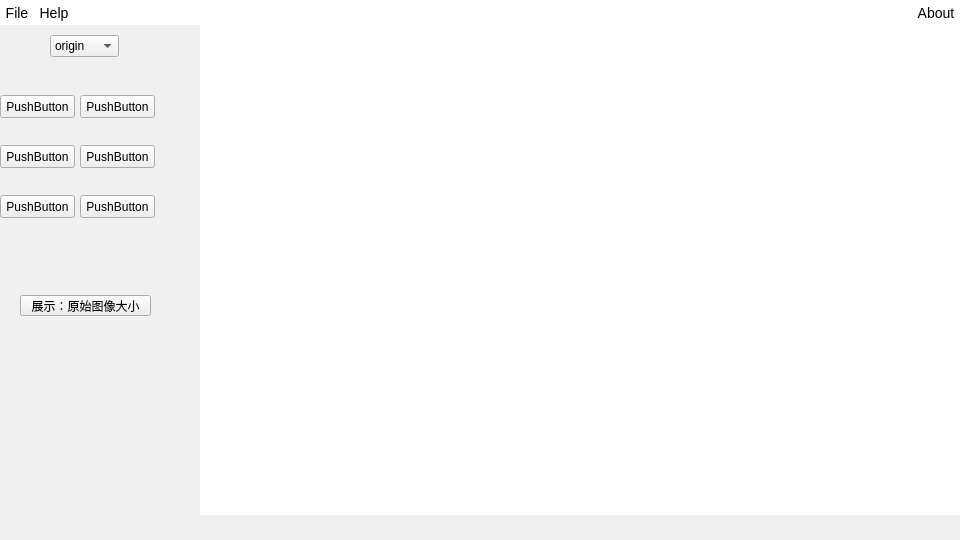
<?xml version="1.0" encoding="UTF-8"?>
<ui version="4.0">
 <class>mainWidget</class>
 <widget class="QWidget" name="mainWidget">
  <property name="geometry">
   <rect>
    <x>0</x>
    <y>0</y>
    <width>960</width>
    <height>540</height>
   </rect>
  </property>
  <property name="sizePolicy">
   <sizepolicy hsizetype="Expanding" vsizetype="Expanding">
    <horstretch>0</horstretch>
    <verstretch>0</verstretch>
   </sizepolicy>
  </property>
  <property name="minimumSize">
   <size>
    <width>480</width>
    <height>270</height>
   </size>
  </property>
  <property name="palette">
   <palette>
    <active>
     <colorrole role="Window">
      <brush brushstyle="SolidPattern">
       <color alpha="255">
        <red>255</red>
        <green>255</green>
        <blue>255</blue>
       </color>
      </brush>
     </colorrole>
    </active>
    <inactive>
     <colorrole role="Window">
      <brush brushstyle="SolidPattern">
       <color alpha="255">
        <red>255</red>
        <green>255</green>
        <blue>255</blue>
       </color>
      </brush>
     </colorrole>
    </inactive>
    <disabled>
     <colorrole role="Base">
      <brush brushstyle="SolidPattern">
       <color alpha="255">
        <red>255</red>
        <green>255</green>
        <blue>255</blue>
       </color>
      </brush>
     </colorrole>
     <colorrole role="Window">
      <brush brushstyle="SolidPattern">
       <color alpha="255">
        <red>255</red>
        <green>255</green>
        <blue>255</blue>
       </color>
      </brush>
     </colorrole>
    </disabled>
   </palette>
  </property>
  <property name="windowTitle">
   <string>testLowPoly</string>
  </property>
  <property name="windowIcon">
   <iconset resource="resources.qrc">
    <normaloff>:/res/01.jpg</normaloff>:/res/01.jpg</iconset>
  </property>
  <property name="autoFillBackground">
   <bool>true</bool>
  </property>
  <layout class="QVBoxLayout" name="verticalLayout">
   <property name="spacing">
    <number>0</number>
   </property>
   <property name="leftMargin">
    <number>0</number>
   </property>
   <property name="topMargin">
    <number>0</number>
   </property>
   <property name="rightMargin">
    <number>0</number>
   </property>
   <property name="bottomMargin">
    <number>0</number>
   </property>
   <item>
    <widget class="QWidget" name="menuWidget" native="true">
     <property name="sizePolicy">
      <sizepolicy hsizetype="Expanding" vsizetype="Preferred">
       <horstretch>0</horstretch>
       <verstretch>0</verstretch>
      </sizepolicy>
     </property>
     <property name="minimumSize">
      <size>
       <width>0</width>
       <height>25</height>
      </size>
     </property>
     <property name="maximumSize">
      <size>
       <width>16777215</width>
       <height>25</height>
      </size>
     </property>
     <property name="palette">
      <palette>
       <active>
        <colorrole role="Window">
         <brush brushstyle="SolidPattern">
          <color alpha="255">
           <red>255</red>
           <green>255</green>
           <blue>255</blue>
          </color>
         </brush>
        </colorrole>
       </active>
       <inactive>
        <colorrole role="Window">
         <brush brushstyle="SolidPattern">
          <color alpha="255">
           <red>255</red>
           <green>255</green>
           <blue>255</blue>
          </color>
         </brush>
        </colorrole>
       </inactive>
       <disabled>
        <colorrole role="Base">
         <brush brushstyle="SolidPattern">
          <color alpha="255">
           <red>255</red>
           <green>255</green>
           <blue>255</blue>
          </color>
         </brush>
        </colorrole>
        <colorrole role="Window">
         <brush brushstyle="SolidPattern">
          <color alpha="255">
           <red>255</red>
           <green>255</green>
           <blue>255</blue>
          </color>
         </brush>
        </colorrole>
       </disabled>
      </palette>
     </property>
     <property name="autoFillBackground">
      <bool>true</bool>
     </property>
     <property name="styleSheet">
      <string notr="true">QAbstractButton {
    background-color: transparent;
    border: none;
	font-size: 14px;
}

QAbstractButton:hover {
    background-color: #f0f0f0;
}
QToolButton::menu-indicator {
	/* 子控件设置subcontrol */
    image: none;
    width: 0px;
    height: 0px;
}




/*QPushButton, QToolButton {
    background-color: transparent;
    border: none;
}

QPushButton:hover, QToolButton:hover {
    background-color: #f0f0f0;
}*/
</string>
     </property>
     <layout class="QHBoxLayout" name="horizontalLayout">
      <property name="spacing">
       <number>0</number>
      </property>
      <property name="leftMargin">
       <number>0</number>
      </property>
      <property name="topMargin">
       <number>0</number>
      </property>
      <property name="rightMargin">
       <number>0</number>
      </property>
      <property name="bottomMargin">
       <number>0</number>
      </property>
      <item>
       <widget class="QToolButton" name="fileButton">
        <property name="minimumSize">
         <size>
          <width>30</width>
          <height>25</height>
         </size>
        </property>
        <property name="text">
         <string>File</string>
        </property>
        <property name="popupMode">
         <enum>QToolButton::ToolButtonPopupMode::InstantPopup</enum>
        </property>
       </widget>
      </item>
      <item>
       <widget class="QToolButton" name="helpButton">
        <property name="minimumSize">
         <size>
          <width>30</width>
          <height>25</height>
         </size>
        </property>
        <property name="text">
         <string>Help</string>
        </property>
       </widget>
      </item>
      <item>
       <spacer name="horizontalSpacer">
        <property name="orientation">
         <enum>Qt::Orientation::Horizontal</enum>
        </property>
        <property name="sizeHint" stdset="0">
         <size>
          <width>0</width>
          <height>25</height>
         </size>
        </property>
       </spacer>
      </item>
      <item>
       <widget class="QToolButton" name="aboutButton">
        <property name="minimumSize">
         <size>
          <width>30</width>
          <height>25</height>
         </size>
        </property>
        <property name="text">
         <string>About</string>
        </property>
        <property name="popupMode">
         <enum>QToolButton::ToolButtonPopupMode::InstantPopup</enum>
        </property>
       </widget>
      </item>
     </layout>
    </widget>
   </item>
   <item>
    <widget class="QWidget" name="middleWidget" native="true">
     <property name="sizePolicy">
      <sizepolicy hsizetype="Expanding" vsizetype="Expanding">
       <horstretch>0</horstretch>
       <verstretch>0</verstretch>
      </sizepolicy>
     </property>
     <property name="autoFillBackground">
      <bool>true</bool>
     </property>
     <layout class="QHBoxLayout" name="horizontalLayout_2" stretch="0">
      <property name="spacing">
       <number>0</number>
      </property>
      <property name="leftMargin">
       <number>0</number>
      </property>
      <property name="topMargin">
       <number>0</number>
      </property>
      <property name="rightMargin">
       <number>0</number>
      </property>
      <property name="bottomMargin">
       <number>0</number>
      </property>
      <item alignment="Qt::AlignmentFlag::AlignLeft">
       <widget class="QWidget" name="toolWidget" native="true">
        <property name="minimumSize">
         <size>
          <width>200</width>
          <height>0</height>
         </size>
        </property>
        <property name="maximumSize">
         <size>
          <width>200</width>
          <height>16777215</height>
         </size>
        </property>
        <property name="palette">
         <palette>
          <active>
           <colorrole role="Window">
            <brush brushstyle="SolidPattern">
             <color alpha="255">
              <red>240</red>
              <green>240</green>
              <blue>240</blue>
             </color>
            </brush>
           </colorrole>
          </active>
          <inactive>
           <colorrole role="Window">
            <brush brushstyle="SolidPattern">
             <color alpha="255">
              <red>240</red>
              <green>240</green>
              <blue>240</blue>
             </color>
            </brush>
           </colorrole>
          </inactive>
          <disabled>
           <colorrole role="Base">
            <brush brushstyle="SolidPattern">
             <color alpha="255">
              <red>240</red>
              <green>240</green>
              <blue>240</blue>
             </color>
            </brush>
           </colorrole>
           <colorrole role="Window">
            <brush brushstyle="SolidPattern">
             <color alpha="255">
              <red>240</red>
              <green>240</green>
              <blue>240</blue>
             </color>
            </brush>
           </colorrole>
          </disabled>
         </palette>
        </property>
        <property name="autoFillBackground">
         <bool>true</bool>
        </property>
        <widget class="QPushButton" name="reset">
         <property name="geometry">
          <rect>
           <x>20</x>
           <y>270</y>
           <width>131</width>
           <height>21</height>
          </rect>
         </property>
         <property name="text">
          <string>展示：原始图像大小</string>
         </property>
        </widget>
        <widget class="QPushButton" name="pushButton_3">
         <property name="geometry">
          <rect>
           <x>0</x>
           <y>70</y>
           <width>75</width>
           <height>23</height>
          </rect>
         </property>
         <property name="text">
          <string>PushButton</string>
         </property>
        </widget>
        <widget class="QPushButton" name="pushButton_4">
         <property name="geometry">
          <rect>
           <x>80</x>
           <y>70</y>
           <width>75</width>
           <height>23</height>
          </rect>
         </property>
         <property name="text">
          <string>PushButton</string>
         </property>
        </widget>
        <widget class="QPushButton" name="pushButton_5">
         <property name="geometry">
          <rect>
           <x>0</x>
           <y>120</y>
           <width>75</width>
           <height>23</height>
          </rect>
         </property>
         <property name="text">
          <string>PushButton</string>
         </property>
        </widget>
        <widget class="QPushButton" name="pushButton_6">
         <property name="geometry">
          <rect>
           <x>80</x>
           <y>120</y>
           <width>75</width>
           <height>23</height>
          </rect>
         </property>
         <property name="text">
          <string>PushButton</string>
         </property>
        </widget>
        <widget class="QPushButton" name="pushButton_7">
         <property name="geometry">
          <rect>
           <x>0</x>
           <y>170</y>
           <width>75</width>
           <height>23</height>
          </rect>
         </property>
         <property name="text">
          <string>PushButton</string>
         </property>
        </widget>
        <widget class="QPushButton" name="pushButton_8">
         <property name="geometry">
          <rect>
           <x>80</x>
           <y>170</y>
           <width>75</width>
           <height>23</height>
          </rect>
         </property>
         <property name="text">
          <string>PushButton</string>
         </property>
        </widget>
        <widget class="QComboBox" name="comboBox">
         <property name="geometry">
          <rect>
           <x>50</x>
           <y>10</y>
           <width>69</width>
           <height>22</height>
          </rect>
         </property>
         <item>
          <property name="text">
           <string>origin</string>
          </property>
         </item>
         <item>
          <property name="text">
           <string>gray</string>
          </property>
         </item>
         <item>
          <property name="text">
           <string>blur</string>
          </property>
         </item>
         <item>
          <property name="text">
           <string>outline</string>
          </property>
         </item>
        </widget>
       </widget>
      </item>
     </layout>
    </widget>
   </item>
   <item>
    <widget class="QWidget" name="statusWidget" native="true">
     <property name="sizePolicy">
      <sizepolicy hsizetype="Expanding" vsizetype="Preferred">
       <horstretch>0</horstretch>
       <verstretch>0</verstretch>
      </sizepolicy>
     </property>
     <property name="minimumSize">
      <size>
       <width>0</width>
       <height>25</height>
      </size>
     </property>
     <property name="maximumSize">
      <size>
       <width>16777215</width>
       <height>25</height>
      </size>
     </property>
     <property name="palette">
      <palette>
       <active>
        <colorrole role="Window">
         <brush brushstyle="SolidPattern">
          <color alpha="255">
           <red>240</red>
           <green>240</green>
           <blue>240</blue>
          </color>
         </brush>
        </colorrole>
       </active>
       <inactive>
        <colorrole role="Window">
         <brush brushstyle="SolidPattern">
          <color alpha="255">
           <red>240</red>
           <green>240</green>
           <blue>240</blue>
          </color>
         </brush>
        </colorrole>
       </inactive>
       <disabled>
        <colorrole role="Base">
         <brush brushstyle="SolidPattern">
          <color alpha="255">
           <red>240</red>
           <green>240</green>
           <blue>240</blue>
          </color>
         </brush>
        </colorrole>
        <colorrole role="Window">
         <brush brushstyle="SolidPattern">
          <color alpha="255">
           <red>240</red>
           <green>240</green>
           <blue>240</blue>
          </color>
         </brush>
        </colorrole>
       </disabled>
      </palette>
     </property>
     <property name="autoFillBackground">
      <bool>true</bool>
     </property>
     <widget class="QLabel" name="statusLabel">
      <property name="geometry">
       <rect>
        <x>0</x>
        <y>0</y>
        <width>891</width>
        <height>25</height>
       </rect>
      </property>
      <property name="minimumSize">
       <size>
        <width>0</width>
        <height>25</height>
       </size>
      </property>
      <property name="text">
       <string/>
      </property>
     </widget>
    </widget>
   </item>
  </layout>
 </widget>
 <resources>
  <include location="resources.qrc"/>
 </resources>
 <connections/>
</ui>
